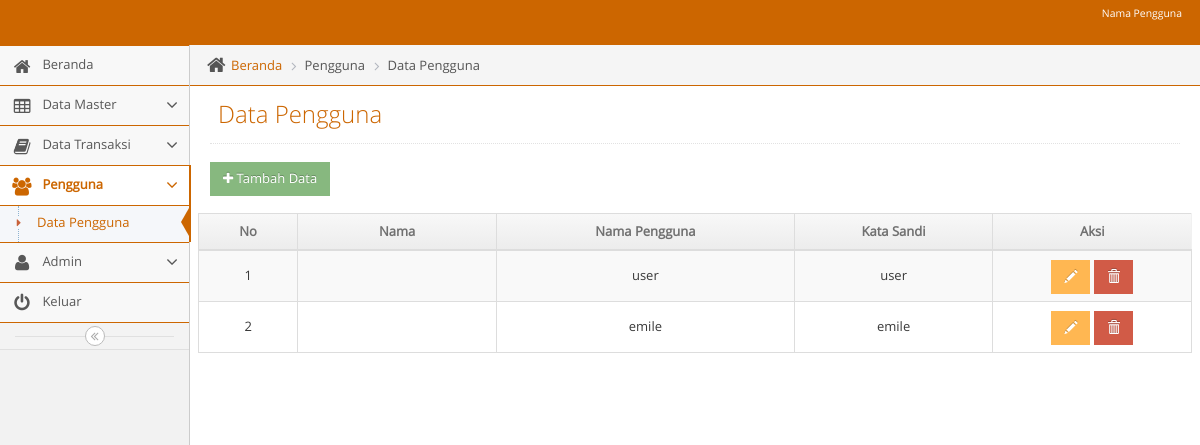
Page /admin/adminmainapp.php?unit=pengguna_unit&act=datagrid (signed in) on the committed database.
### tables this page shows
CREATE TABLE `t_user` (
  `id_user` int(11) NOT NULL,
  `kode_user` varchar(11) NOT NULL,
  `nama_siswa` varchar(100) NOT NULL,
  `nama_pengguna` varchar(20) NOT NULL,
  `kata_sandi` varchar(20) NOT NULL
);

### admin/unit/pengguna_unit.php (the view, shortened to what this page needs)
<?php
$act = $_GET['act'];
switch($act){
  case "datagrid":
?>
<?php
  include("../admin/leftbar.php");
?>
<div class="main-content">
  <div class="main-content-inner">
    <div class="breadcrumbs ace-save-state" id="breadcrumbs">
      <ul class="breadcrumb">
        <li>
          <i class="ace-icon fa fa-home home-icon"></i>
          <a href="adminmainapp.php?unit=dashboard">Beranda</a>
        </li>
        <li>Pengguna</li>
        <li>Data Pengguna</li>
      </ul>
    </div>
    <div class="page-content">
      <div class="page-header">
        <h1>Data Pengguna
        </h1>
      </div>
      <h1>
        <a href="?unit=pengguna_unit&act=input">
          <button class="btn btn-sm btn-success"><i class="fa fa-plus"></i> Tambah Data</button>
        </a>
      </h1>
      <div class="row">
        <div class="col-xs-12">
          <div class="row">
            <div class="box box-primary">
              <div class="box-body table-responsive padding">
                <table id="datatable" class="table table-striped table-bordered table-hover">
                  <thead>
                    <tr>
                      <th style="text-align: center; width: 10%">No</th>
                      <th style="text-align: center; width: 20%">Nama</th>
                      <th style="text-align: center;width: 30%">Nama Pengguna</th>
                      <th style="text-align: center;width: 20%">Kata Sandi</th>
                      <th style="text-align: center;width: 20%">Aksi</th>
                    </tr>
                  </thead>
                  <tbody>
                    <?php $no=1;
                      $qdatagrid =" SELECT * FROM t_user";
                        $rdatagrid = mysqli_query($mysqli, $qdatagrid);
                        while($ddatagrid=mysqli_fetch_assoc($rdatagrid)) {
                          echo "
                          <tr>
                            <td style= text-align:center;vertical-align:middle>$no</td>
                            <td style= text-align:center;vertical-align:middle>".ucwords("$ddatagrid[nama]")."</td>
                            <td style= text-align:center;vertical-align:middle>$ddatagrid[nama_pengguna]</td>
                            <td style= text-align:center;vertical-align:middle>$ddatagrid[kata_sandi]</td>
                            <td style=text-align:center;vertical-align:middle>
                              <a href=?unit=pengguna_unit&act=update&id_user=$ddatagrid[id_user] class='btn btn-sm btn-warning glyphicon glyphicon-pencil' ></a>
                              <a href=# class='btn btn-sm btn-danger glyphicon glyphicon-trash' onclick='confirm($ddatagrid[id_user])'></a>
                            </td>
                          </tr>
                          ";
                          $no++;
                        }
                      ?>
                  </tbody>
                </table>
              </div>
            </div>
          </div>
        </div>
      </div>
    </div>
  </div>
</div>
<?php
  include("../admin/footer.php");
?>
</body>
</html>
<?php
  break;
?>
<?php
}

### css/tentang/style.css (style rules this page uses)
html { font-family:sans-serif; -ms-text-size-adjust:100%; -webkit-text-size-adjust:100% }
body { margin:0 }
a { background-color:transparent }
h1 { font-size:2em; margin:.67em 0 }
button,input,optgroup,select,textarea { color:inherit; font:inherit; margin:0 }
button { overflow:visible }
button,select { text-transform:none }
button,html input[type=button],input[type=reset],input[type=submit] { -webkit-appearance:button; cursor:pointer }
table { border-collapse:collapse; border-spacing:0 }
td,th { padding:0 }
.border-box,article,body,code,dd,div,dl,dt,fieldset,footer,form,header,html,input[type=email],input[type=password],input[type=tel],input[type=text],input[type=url],li,main,ol,p,pre,section,textarea,ul { box-sizing:border-box }

### rows in the picture
t_user: nama_pengguna "user", kata_sandi "user"
t_user: nama_pengguna "emile", kata_sandi "emile"
